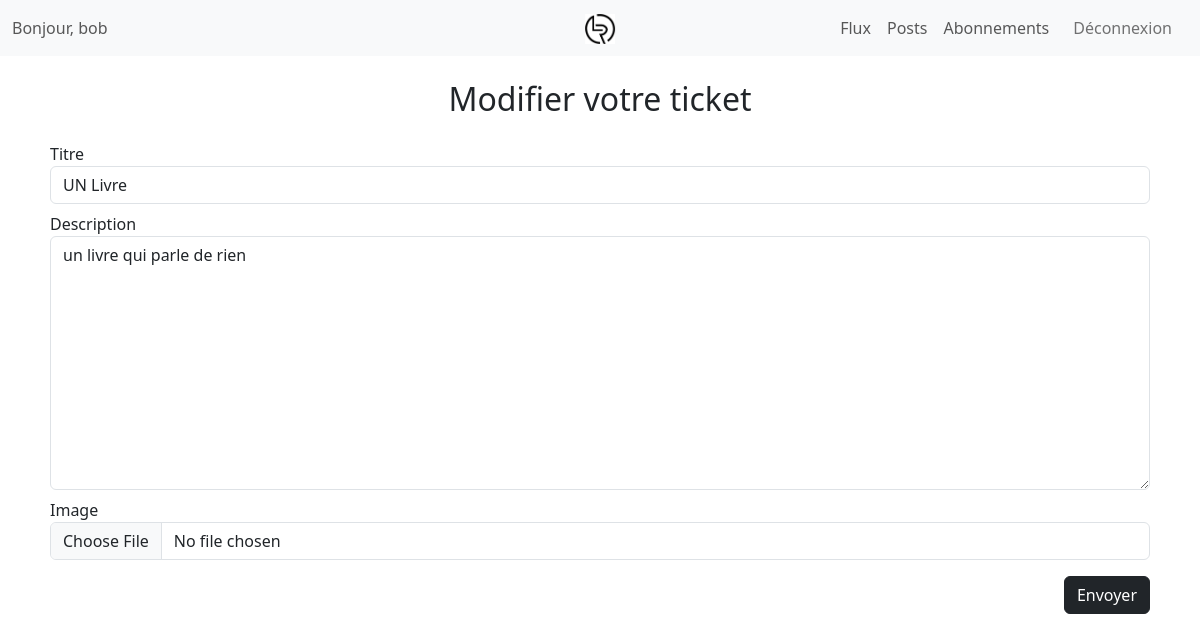
/ticket/5/update/ (signed in), run on the app's committed database.
### accounts/models.py (models this page shows)
class User(AbstractUser):
    pass

### reviews/models.py (models this page shows, shortened)
class Ticket(models.Model):
    title = models.CharField(max_length=128, verbose_name='Titre')
    description = models.TextField(max_length=2048, blank=True)
    user = models.ForeignKey(to=settings.AUTH_USER_MODEL,
                             on_delete=models.CASCADE)
    image = models.ImageField(null=True, blank=True)
    time_created = models.DateTimeField(auto_now_add=True)
    IMAGE_MAX_SIZE = (300, 300)

### reviews/views/ticket_views.py (the view)
# urls.py: path('ticket/<int:ticket_id>/update/', ticket_views.ticket_update, name='ticket-update'),
@login_required
def ticket_update(request, ticket_id):
    ticket = get_object_or_404(models.Ticket, id=ticket_id)
    form = forms.TicketForm(instance=ticket)
    if request.method == 'POST':
        form = forms.TicketForm(request.POST, request.FILES, instance=ticket)
        if form.is_valid():
            form.save()
            return redirect('user-posts')
    context = {
        'form': form,
        'navbar': 'posts',
    }
    return render(request, 'reviews/ticket_update.html',
                  context=context)

### reviews/forms.py
class TicketForm(forms.ModelForm):
    class Meta:
        model = models.Ticket
        fields = ['title', 'description', 'image']

### reviews/templates/reviews/ticket_update.html (shortened to what this page needs)
{% extends 'reviews/base.html' %}
{% block content %}
    <h2 class="text-center m-4">Modifier votre ticket</h2>
    <form method="post" enctype="multipart/form-data">
        {% include 'reviews/partials/ticket_form_snippet.html' %}
        <div class="d-flex justify-content-end">
            <button type="submit" class="btn btn-dark m-2">Envoyer</button>
        </div>
    </form>
{% endblock %}

### reviews/templates/reviews/base.html (shortened to what this page needs)
{% load static %}
<!DOCTYPE html>
<html lang="fr">
<head>
    <link href="https://cdn.jsdelivr.net/npm/bootstrap@5.3.3/dist/css/bootstrap.min.css" rel="stylesheet">
</head>
<body>
    <nav class="navbar navbar-expand-lg navbar-light bg-light">
        <div class="container-fluid">
            <span class="navbar-text d-none d-lg-block me-auto">
                Bonjour, {{ user.username }}
            </span>
            <a class="navbar-brand navbar-brand-center" href="{% url 'flux' %}">
                <img src="{% static 'img/logo.png' %}" alt="LitReview Logo" height="30">
            </a>
            <div class="collapse navbar-collapse" id="navbarNav">
                <ul class="navbar-nav ms-auto mb-2 mb-lg-0">
                    <li class="nav-item">
                        <a class="nav-link {% if request.resolver_match.url_name == 'flux' %}active{% endif %}" aria-current="page" href="{% url 'flux' %}">Flux</a>
                    </li>
                    <li class="nav-item">
                        <a class="nav-link {% if request.resolver_match.url_name == 'user_posts' %}active{% endif %}" href="{% url 'user-posts' %}">Posts</a>
                    </li>
                    <li class="nav-item">
                        <a class="nav-link {% if request.resolver_match.url_name == 'following' %}active{% endif %}" href="{% url 'following' %}">Abonnements</a>
                    </li>
                    <li class="nav-item">
                        <form action="{% url 'logout' %}" method="post" style="display: inline;">
                            <button type="submit" class="nav-link" style="border: none; background: none; padding: 0.5rem 1rem; color: rgba(0,0,0,.55);">
                                Déconnexion
                            </button>
                        </form>
                    </li>
                </ul>
            </div>
        </div>
    </nav>
   <div class="container mt-4">
        {% block content %}{% endblock %}
    </div>
</body>
</html>

### reviews/templates/reviews/partials/ticket_form_snippet.html (shortened to what this page needs)
{% load widget_tweaks %}
{% for field in form.visible_fields %}
  <div class="form-group m-2">
    <label for="{{ field.id_for_label }}">{{ field.label }}</label>
    {{ field|add_class:'form-control' }}
  </div>
{% endfor %}

### reviews/templates/reviews/base.html (style rules this page uses)
.navbar-brand-center { position: absolute; left: 50%; transform: translateX(-50%); }

### data on the page
User: username "bob"
Ticket: visible_fields "UN Livre" "un livre qui parle de rien"

### other printed values
{{ field.label }} "Titre" "Description" "Image"
